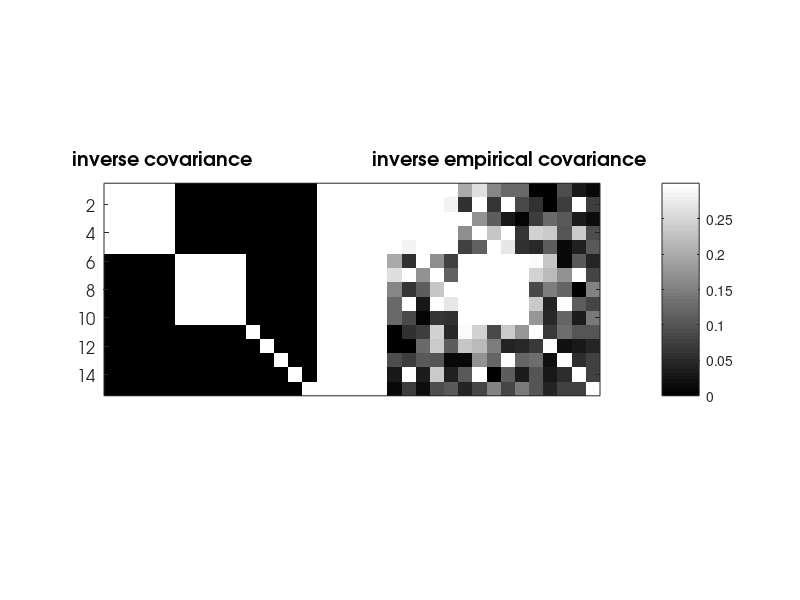

MATLAB code to generate this figure: (Note: this script raises an error after producing the figure.)
%
%        SYNTHETIC EXPERIMENT FOR LEARNING GGM WITH LATENT VARIABLES
%
% Regularized problem for chain latent group Lasso 
%
%       min_x |S^.5*Z*S^.5-S|+lambda*omega(Z)
%
% 
%%%%%%%%%%%%
% Marina Vinyes and Guillaume Obozinski, 2016
% %%%%%%%%%%%%

%% add paths
clc; clear all;
addpath('../main');
addpath('../active-set');
addpath('../atom-selection');
addpath('../utils');
addpath('../other');

%% Experimental Setting
n=300;
p=15;
sigma=0;
lambda=.5;

%% Covariance and design matrix
rho1 = 0.7;
rho2 = 0.9;
C=eye(15);
C(1:5,1:5) = rho1*ones(5)+(1-rho1)*eye(5);
C(6:10,6:10) = rho2*ones(5)+(1-rho2)*eye(5);
des=inv(C);

%% output
out_as.cpu=[];
out_as.na=[];
out_as.qp=[];
out_as.hessian=[];
out_as.time=[];
out_bcd.cpu=[];
out_cndg.cpu=[];

%% data
mu = zeros(1,p); % vector of means
Y = mvnrnd(mu, C+sigma^2*eye(p), n)';
S=cov(Y');

%%
figure(1);
imagesc([abs(C) 1*ones(p,5) abs(inv(S))]); colormap gray;
hTitle=title('   inverse covariance                        inverse empirical covariance');
% set(gca,'XTick',0:20:135,'YTick',0:10:40);
h1=xlabel('');
h2=ylabel('');
set(h1,'Visible','off');
set(gca,'FontName','AvantGarde','FontWeight','normal','FontSize',12);
set(hTitle,'FontName','AvantGarde','FontSize',14,'FontWeight','bold');
set(h2,'FontName','AvantGarde','FontSize',14,'FontWeight','normal');
set(gca,'xtick',[])
caxis([0, 0.3]);
colorbar;
pbaspect([(2*p+5)/p 1 1]);

keyboard;
%% param

param.f=4;
param.diag=0;
param.PSD=true;
param.max_nb_main_loop=20;
param.powerIter=100;
param.stPtPowerIter=1000;
param.niterPS=10000;%5000
param.epsStop=1e-8;
param.PSdualityEpsilon=1e-3;
param.k=0;
param.PSmu=0; %strong convexity
param.verbose=1;
param.debug=0;
param.sloppy=0;
param.max_nb_atoms=param.max_nb_main_loop*param.niterPS;
param.cardfun=inf*ones(1,p);
param.cardfun(5)=1;
%%
%S=C;
inputData.X1=S^.5;
inputData.X2=inputData.X1;
inputData.Y=eye(p);
param.lambda=lambda;
%% as quadprog
param.opt='asqp';
[Z_as,D_as, ActiveSet_as, hist_as, param_as, flaga_as, it_as] = cgan_lgm(inputData,param);
dg_as=hist_as.dg_sup;
tt_as=hist_as.time_sup;
fprintf('lambda=%f\n',lambda);
fprintf('......tt=%f dg=%f\n',hist_as.time(end),hist_as.dg(end));


%% Duality Gap Figure

xplot{1}=tt_as;
yplot{1}=dg_as;
colors = [1 0 0];
legendStr={'cg'};

figure(2);clf
for i=1
loglog(xplot{i},yplot{i},'-','LineWidth',2,'Color',colors(i,:),'DisplayName',legendStr{i}); 
hold on
end
title('duality gap lgl');
legend('show','Location','southwest');
grid on
hold off



xplot{1}=hist_as.time;
yplot{1}=hist_as.dg;
colors = [    1 0 0];
legendStr={'cg'};

figure(3);clf
for i=1
loglog(xplot{i},yplot{i},'-','LineWidth',2,'Color',colors(i,:),'DisplayName',legendStr{i}); 
hold on
end
title('duality gap lgl');
legend('show','Location','southwest');
grid on
hold off

figure(4);clf
loglog(tt_as,dg_as,'-','LineWidth',2,'Color',[0 0 0],'DisplayName','dg sup');hold on;
loglog(hist_as.time,hist_as.dg,'-','LineWidth',2,'Color',[1 0 0],'DisplayName','dg sup');hold on;
legend('show','Location','southwest');
grid on
hold off

%%
%%
figure(5);
imagesc([abs(C) 1*ones(p,5) abs(inv(S)) 1*ones(p,5) abs(inv(Z_as+diag(D_as)))]); colormap gray;
hTitle=title('   inverse covariance                        inverse empirical covariance      estimated inverse');
% set(gca,'XTick',0:20:135,'YTick',0:10:40);
h1=xlabel('');
h2=ylabel('');
set(h1,'Visible','off');
set(gca,'FontName','AvantGarde','FontWeight','normal','FontSize',12);
set(hTitle,'FontName','AvantGarde','FontSize',14,'FontWeight','bold');
set(h2,'FontName','AvantGarde','FontSize',14,'FontWeight','normal');
set(gca,'xtick',[])
caxis([0, 0.3]);
colorbar;
pbaspect([(3*p+10)/p 1 1]);

